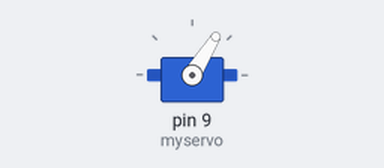
Simulated run of this sketch. Board: Arduino Uno, built with avr-gcc and run on an emulated ATmega328P. Shown: servo. What the sketch prints to the serial monitor is not drawn.

Above: at 0.1 s.
At 5.7 s:
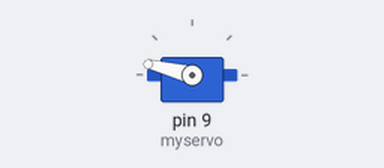
At 8.8 s:
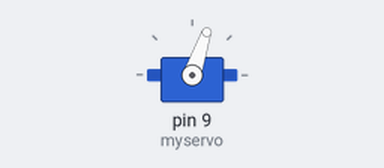
At 11.8 s:
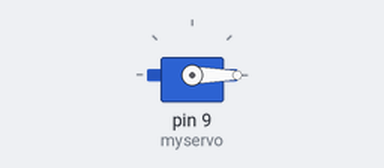
Timing chart, 0 to 13.3 s (numbered marks = the images above):
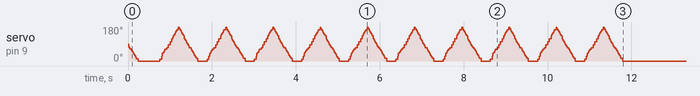

The sketch:

servo.ino
```cpp
#include <VarSpeedServo.h>

VarSpeedServo myservo;

void setup() {
  Serial.begin(9600);
  myservo.attach(9);

  // 0°に移動
  myservo.write(0, 255, true);                  // myservo.write(角度, 速度, 待機), 第3引数をtrueにすると指定の角度に到達するまで次の行の命令を待つ
  delay(500);

  // 10回計測して平均を取る
  const int N = 10;
  unsigned long total = 0;
  for (int i = 0; i < N; i++) {
    unsigned long t = millis();                 // 計測開始時の時刻を記録
    myservo.write(180, 255, true);              // 180度へ最高速で移動（完了まで待機）
    total += millis() - t;                      // 移動にかかった時間をtotalに足す

    myservo.write(0, 255, true);                // 次の計測のため0度に戻す
    delay(200);
  }

  unsigned long avgMs = total / N;
  float omega = 3.14159 / (avgMs / 1000.0);  // rad/s

  Serial.print("Average time for 180deg: ");
  Serial.print(avgMs);
  Serial.println(" ms");

  Serial.print("Angular velocity: ");
  Serial.print(omega);
  Serial.println(" rad/s");
}

void loop() {}
```
